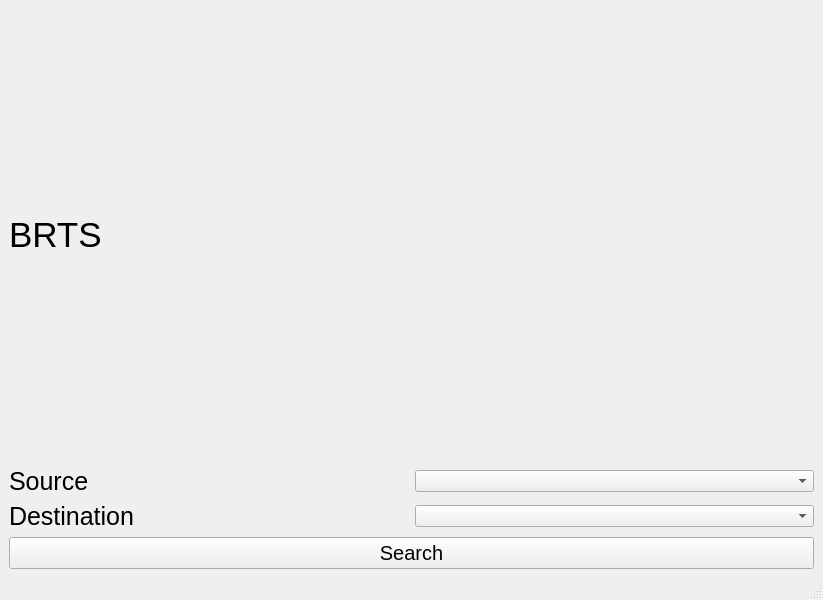
<?xml version="1.0" encoding="UTF-8"?>
<ui version="4.0">
 <class>MainWindow</class>
 <widget class="QMainWindow" name="MainWindow">
  <property name="geometry">
   <rect>
    <x>0</x>
    <y>0</y>
    <width>823</width>
    <height>600</height>
   </rect>
  </property>
  <property name="sizePolicy">
   <sizepolicy hsizetype="Expanding" vsizetype="Expanding">
    <horstretch>0</horstretch>
    <verstretch>0</verstretch>
   </sizepolicy>
  </property>
  <property name="windowTitle">
   <string>MainWindow</string>
  </property>
  <widget class="QWidget" name="centralwidget">
   <property name="sizePolicy">
    <sizepolicy hsizetype="Expanding" vsizetype="Expanding">
     <horstretch>0</horstretch>
     <verstretch>0</verstretch>
    </sizepolicy>
   </property>
   <layout class="QGridLayout" name="gridLayout">
    <item row="0" column="0">
     <widget class="QLabel" name="label">
      <property name="sizePolicy">
       <sizepolicy hsizetype="Preferred" vsizetype="Preferred">
        <horstretch>0</horstretch>
        <verstretch>0</verstretch>
       </sizepolicy>
      </property>
      <property name="styleSheet">
       <string notr="true">font-size:35px</string>
      </property>
      <property name="text">
       <string>BRTS</string>
      </property>
     </widget>
    </item>
    <item row="1" column="0">
     <layout class="QHBoxLayout" name="horizontalLayout">
      <item>
       <widget class="QLabel" name="label_2">
        <property name="styleSheet">
         <string notr="true">font-size:25px </string>
        </property>
        <property name="text">
         <string>Source</string>
        </property>
        <property name="buddy">
         <cstring>cb_2</cstring>
        </property>
       </widget>
      </item>
      <item>
       <widget class="QComboBox" name="cb_1"/>
      </item>
     </layout>
    </item>
    <item row="2" column="0">
     <layout class="QHBoxLayout" name="horizontalLayout_2">
      <item>
       <widget class="QLabel" name="label_3">
        <property name="styleSheet">
         <string notr="true">font-size:25px</string>
        </property>
        <property name="text">
         <string>Destination</string>
        </property>
        <property name="buddy">
         <cstring>cb_1</cstring>
        </property>
       </widget>
      </item>
      <item>
       <widget class="QComboBox" name="cb_2"/>
      </item>
     </layout>
    </item>
    <item row="3" column="0">
     <widget class="QPushButton" name="pb_1">
      <property name="styleSheet">
       <string notr="true">font-size:20px</string>
      </property>
      <property name="text">
       <string>Search</string>
      </property>
     </widget>
    </item>
   </layout>
  </widget>
  <widget class="QMenuBar" name="menubar">
   <property name="geometry">
    <rect>
     <x>0</x>
     <y>0</y>
     <width>823</width>
     <height>26</height>
    </rect>
   </property>
  </widget>
  <widget class="QStatusBar" name="statusbar"/>
 </widget>
 <resources/>
 <connections/>
</ui>
